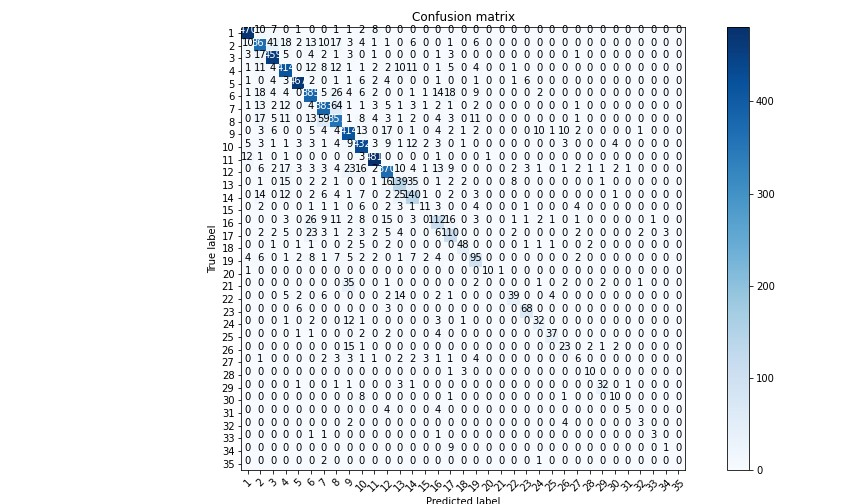
#> input picture all224.jpg, 864 x 504 px, given in place of D007_c_0000_origin012.JPG, which was not available
$ jupyter execute --allow-errors ysq_aug.ipynb   (shell and % lines are left out)
#> lines starting #> are read from the running program, lines starting #| are printed output that depends on the picture; pictures that were not available may be replaced by others from this repository, and a replacement may not be noted
[cell 1]
from PIL import Image, ImageEnhance
import matplotlib.pyplot as plt
import cv2

[cell 2]
img = Image.open("augdata/L07/D007_c_0000_origin012.JPG")
#> img is the input picture: PIL image 864x504 RGB; mean R, G, B 232.9, 235.6, 238.4

[cell 3]
Transpose_img = img.transpose(Image.FLIP_TOP_BOTTOM) #vertical flip
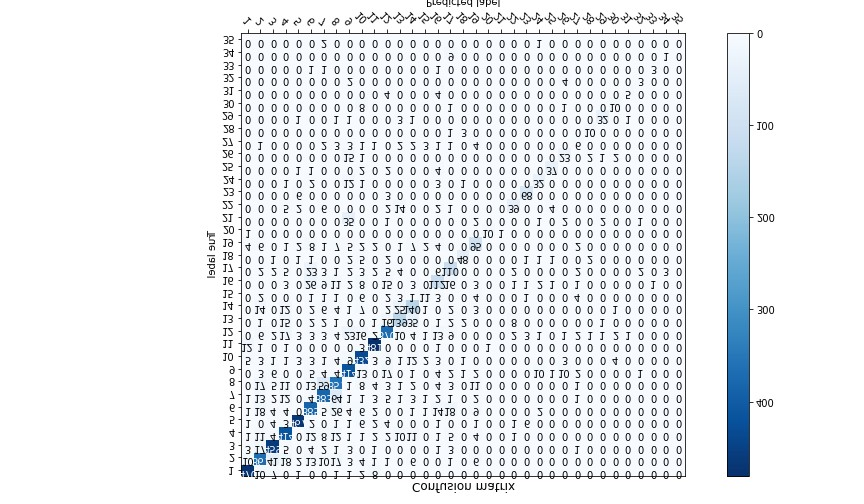
#> Transpose_img: PIL image 864x504 RGB; mean R, G, B 232.9, 235.6, 238.4
Rotate_img = Transpose_img.transpose(Image.ROTATE_180) #rotate 180
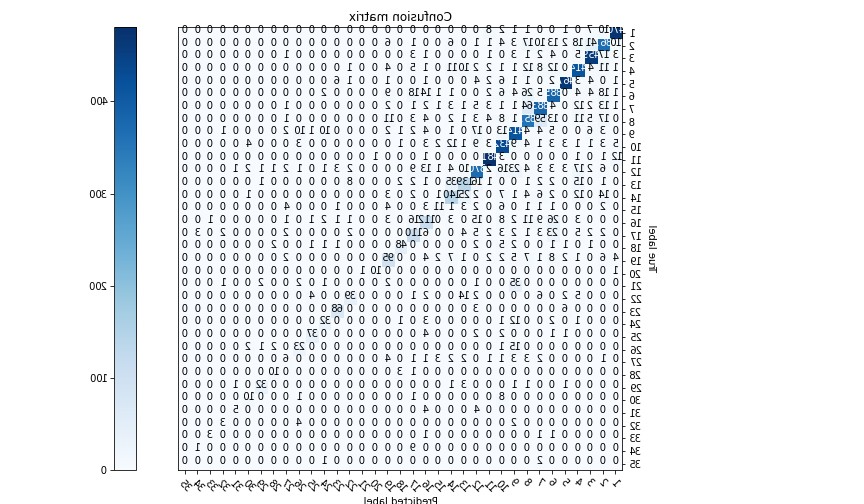
#> Rotate_img: PIL image 864x504 RGB; mean R, G, B 232.9, 235.6, 238.4
T_img = img.transpose(Image.FLIP_LEFT_RIGHT) #horizontal flip
#bright
enhancer_img = ImageEnhance.Brightness(img)
img_1_3= enhancer_img.enhance(1.3) #0.7 1.5
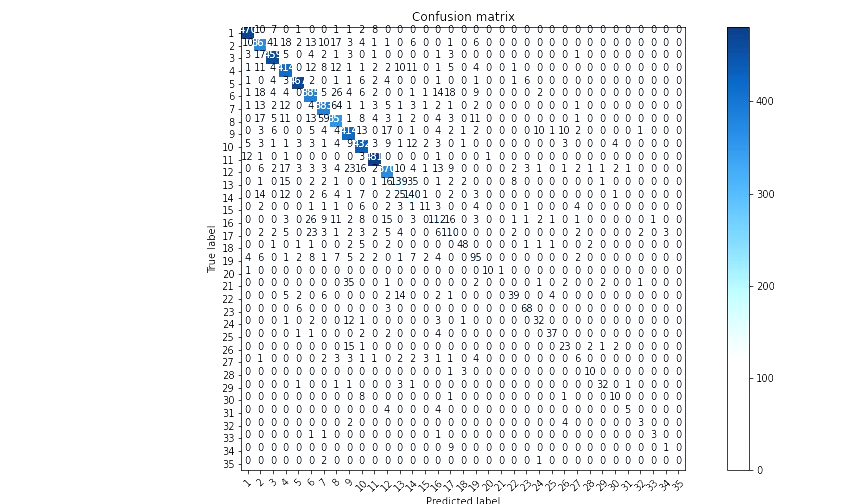
#> img_1_3: PIL image 864x504 RGB; mean R, G, B 239.9, 241.7, 243.3

[cell 4]
plt.imshow(Transpose_img)

[cell 5]
plt.imshow(Rotate_img)

[cell 6]
plt.imshow(T_img)

[cell 7]
plt.imshow(img)

[cell 8]
enhancer = ImageEnhance.Brightness(img)

[cell 9]
B_img = enhancer.enhance(1)
plt.imshow(B_img)

[cell 10]
import csv
import os
import random

[cell 11]
from PIL import Image, ImageEnhance
import matplotlib.pyplot as plt
import cv2

[cell 12]
count=0
labels=[]
path=[]
#> (the rest of this cell did not finish here and is left out)

#> (a cell that did not finish here is left out)

#> (a cell that did not finish here is left out)

[cell 15]
import pandas as pd
df = pd.DataFrame(zip(path,labels),columns=['path','label'])
df

[cell 16]
#0-12 原本的加進去
#13-34 是2000

[cell 17]
for i in range(35):
    print(i,df['label'].isin([i]).sum())
#df.loc[:,col_name].value_counts()
#print((df.loc[:,'labels']==0).value_counts())
